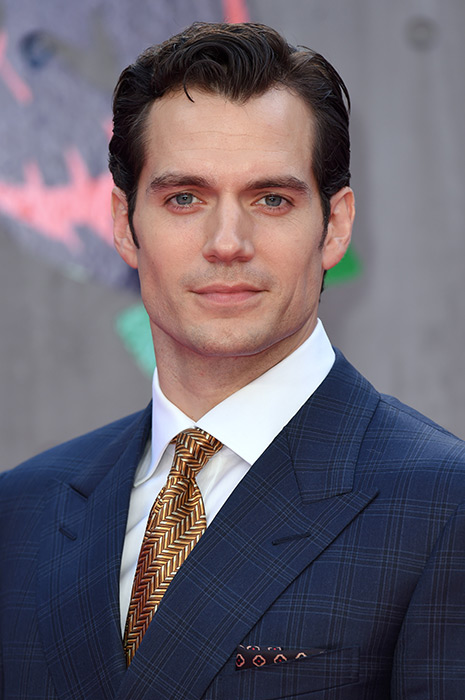
#> input picture assets/hc.jpg, 465 x 700 px
$ python image_face_detector.py
#> lines starting #> are read from the running program, lines starting #| are printed output that depends on the picture; after the words box and inside, x2 and y2 are one past the last pixel; in counts of white or black regions, pixels touching at a corner belong together
# Importing the OpenCV Library :
import cv2

# Importing the Trained Dataset :
trained_face_data = cv2.CascadeClassifier('haarcascade_frontalface_default.xml')

# Reading the Image :
img = cv2.imread('assets/hc.jpg')
#> img is the input picture: shape (700, 465, 3); mean B, G, R 109.5, 98.6, 105.8

# Changing the Color Format to Grayscale :
grayScaled_img = cv2.cvtColor(img, cv2.COLOR_BGR2GRAY)
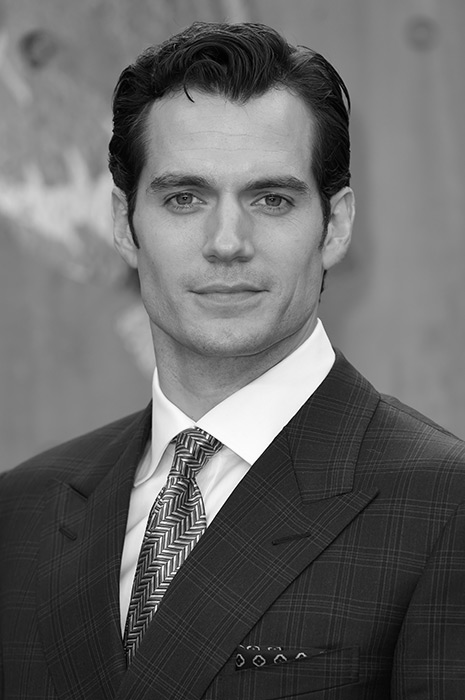
#> grayScaled_img: shape (700, 465); min 0, max 255, mean 102

# Taking The Face Coordinates :
fc = trained_face_data.detectMultiScale(grayScaled_img)
#> fc = [[109, 107, 240, 240]]

# Draw The Rectangle :
for (x, y, w, h) in fc:
    cv2.rectangle(img, (x, y), (x + w, y + h), (0, 0, 255), 2)
#> this loop made 1 pass
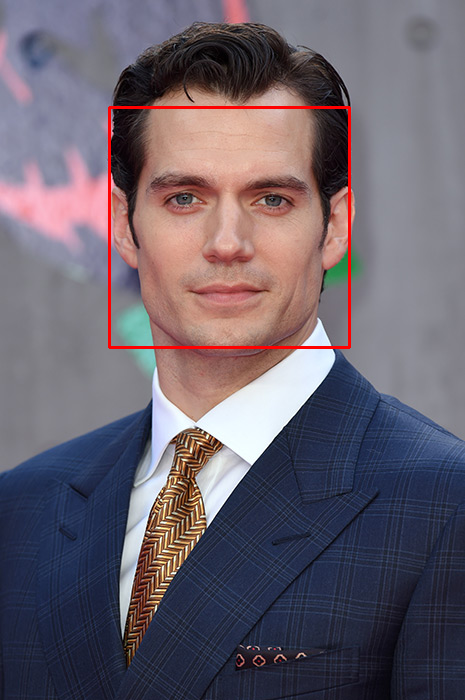
#> img: shape (700, 465, 3); 0.88% of pixels changed, all inside (x1, y1, x2, y2) = (108, 106, 351, 349)

cv2.imshow("Image Viewer", img)

cv2.waitKey()

print("Code Completed")
